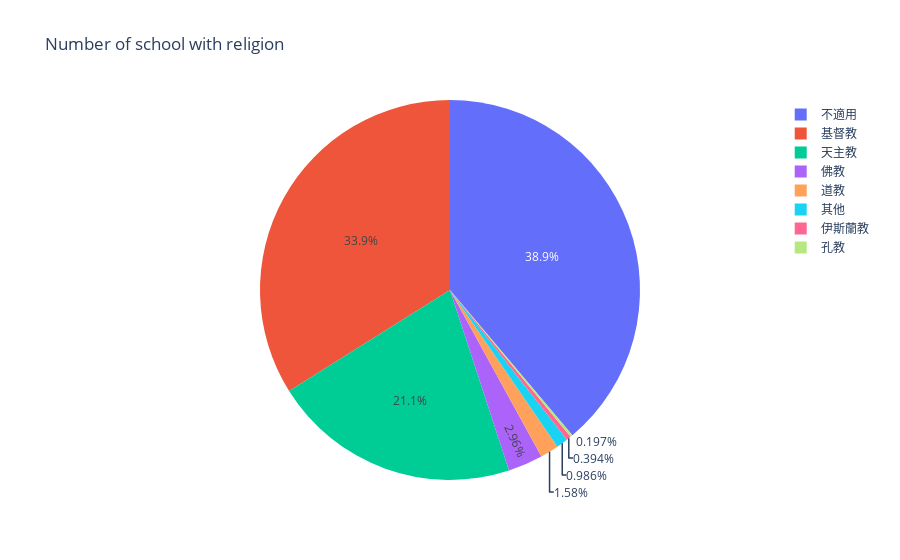

Here is the notebook cell this chart was saved with:
### Code cell
district_and_religion = schools_datasets.groupby(['district', 'religion']).size().reset_index(name='religion_count')

fig = px.pie(district_and_religion, values='religion_count', names='religion', title='Number of school with religion')
fig.show()

### Figure 1 — Plotly figure (JSON) as saved in the notebook; plotly's stock layout.template omitted (floating-point values rounded to 4 significant figures)
{"data": [{"domain": {"x": [0, 1], "y": [0, 1]}, "hovertemplate": "religion=%{label}<br>religion_count=%{value}<extra></extra>", "labels": ["不適用", "基督教", "天主教", "不適用", "其他", "基督教", "天主教", "不適用", "佛教", "其他", "基督教", "天主教", "不適用", "佛教", "基督教", "天主教", "不適用", "基督教", "天主教", "道教", "不適用", "伊斯蘭教", "基督教", "天主教", "道教", "不適用", "佛教", "基督教", "天主教", "道教", "不適用", "基督教", "天主教", "不適用", "基督教", "天主教", "不適用", "佛教", "基督教", "天主教", "不適用", "其他", "基督教", "天主教", "道教", "不適用", "佛教", "基督教", "天主教", "不適用", "佛教", "基督教", "天主教", "不適用", "佛教", "基督教", "天主教", "道教", "不適用", "其他", "基督教", "天主教", "道教", "不適用", "基督教", "天主教", "不適用", "佛教", "基督教", "天主教", "不適用", "伊斯蘭教", "其他", "基督教", "天主教", "孔教"], "legendgroup": "", "name": "", "showlegend": true, "type": "pie", "values": [6, 6, 8, 9, 1, 22, 13, 31, 3, 1, 14, 1, 19, 3, 7, 1, 12, 6, 1, 1, 24, 1, 6, 2, 2, 15, 1, 21, 3, 1, 9, 7, 6, 8, 13, 10, 7, 2, 2, 7, 4, 1, 7, 8, 1, 10, 2, 13, 5, 13, 2, 8, 4, 6, 1, 14, 11, 2, 6, 1, 5, 3, 1, 3, 5, 5, 12, 1, 11, 4, 3, 1, 1, 5, 15, 1]}], "layout": {"legend": {"tracegroupgap": 0}, "title": {"text": "Number of school with religion"}}}
